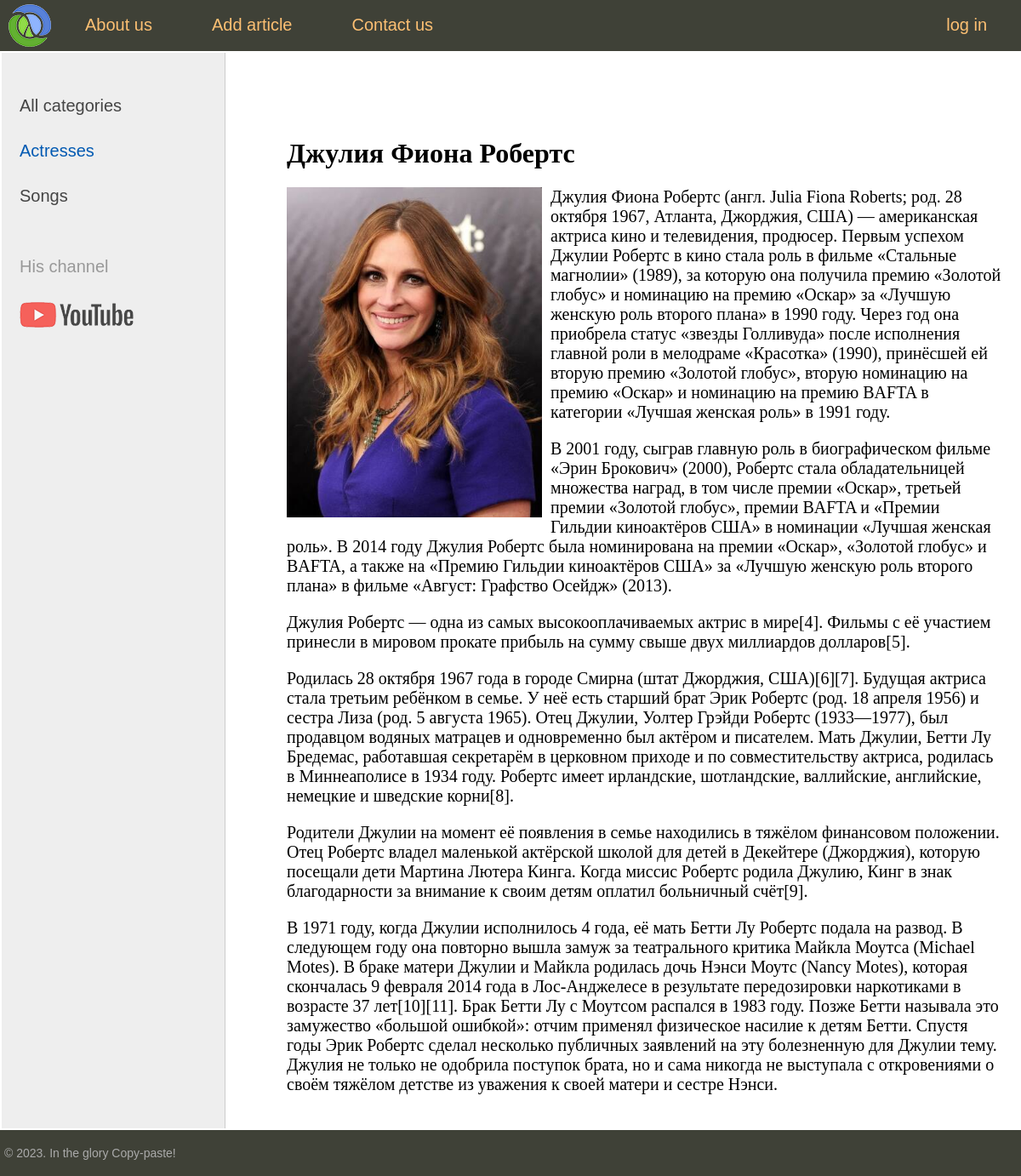
Screenshot of /post/dzhuliya-fiona-roberts/ with the database file from the repository.
### women/models.py (models this page shows, shortened)
class Category(models.Model):
    name = models.CharField(max_length=100, db_index=True, verbose_name="category")
    slug = models.SlugField(max_length=100, unique=True, db_index=True, verbose_name="URL")
    def get_absolute_url(self):
        return reverse("category", kwargs={"cat_slug": self.slug})
    class Meta:
        verbose_name = "Category"
        verbose_name_plural = "Categories"
        ordering = ["id"]

class Women(models.Model):
    title = models.CharField(max_length=255)
    content = models.TextField(blank=True)
    slug = models.SlugField(max_length=100, unique=True, db_index=True, verbose_name="URL")
    photo = models.ImageField(upload_to="photo/%Y/%m/%d")
    time_create = models.DateTimeField(auto_now_add=True)
    time_update = models.DateTimeField(auto_now=True)
    is_published = models.BooleanField(default=True)
    cat = models.ForeignKey("Category", on_delete=models.PROTECT, null=True)
    def __str__(self):
        return self.title
    class Meta:
        verbose_name = "Famous woman"
        verbose_name_plural = "Famous women"
        ordering = ["time_create", "title"]

### women/views.py (the view)
# urls.py: path('post/<slug:post_slug>/', ShowPost.as_view(), name='post'),
class ShowPost(DetailView):
    model = Women
    template_name = 'women/post.html'
    slug_url_kwarg = 'post_slug'
    context_object_name = 'post'
    def get_context_data(self, **kwargs):
        context = super().get_context_data(**kwargs)
        context['title'] = context['post']
        context['menu'] = menu
        context['cat_selected'] = context['post'].cat_id
        return context

### women/templatetags/women_tags.py (called while the page is built)
@register.inclusion_tag('women/list_categories.html')
def show_categories(sort=None, cat_selected=0):
    if not sort:
        cats = Category.objects.all()
    else:
        cats = Category.objects.order_by(sort)
    return {"cats": cats, "cat_selected": cat_selected}

### women/templates/women/post.html
{% extends "women/base.html" %}
{% block content %}
    <h1>{{ post.title }}</h1>
    {% if post.photo %}
        <p><img class="img-article-left" src="{{ post.photo.url }} "></p>
    {% endif %}
    {{ post.content|linebreaks }}
{% endblock %}

### women/templates/women/list_categories.html
{% for cat in cats %}
    {% if cat.pk == cat_selected %}
        <li class="selected">{{ cat.name }}</li>
    {% else %}
        <li><a href="{{ cat.get_absolute_url }}">{{ cat.name }}</a></li>
    {% endif %}
{% endfor %}

### women/static/women/css/styles.css (style rules this page uses)
html, body { font-family: 'Arial'; margin: 0; padding: 0; height: 100%; width: 100%; color: #444; }
a { color: #0059b2; text-decoration: none; }
img { max-width: 600px; height: auto; }
img.img-article-left { max-width: 300px; height: auto; float: left; padding: 0 10px 10px 0; }
.left-chapters ul li { margin: 30px 0 0 0; color: #999; }
.left-chapters ul li.selected { color: #0059b2; }
.left-chapters ul li a { color: #444; text-decoration: none; }
.content-text h1 { font-size: 32px; }

### rows the page displays
Category: name "Actresses"
Category: name "Songs"
Women: title "Джулия Фиона Робертс", photo (picture), content "Джулия Фиона Робертс (англ. Julia Fiona Roberts; род. 28 октября 1967, Атланта, Джорджия, США) — американская актриса кино и телевидения, продюсер. Первым успехом Джулии Робертс в кино стала роль в фильме «Стальные магнолии» (1989), за которую она получила премию «Золотой глобус» и номинацию на премию «Оскар» за «Лучшую женскую роль второго плана» в 1990 году. Через год она приобрела статус «звезды Голливуда» после исполнения главной роли в мелодраме «Красотка» (1990), принёсшей ей вторую премию «Золотой глобус», вторую номинацию на премию «Оскар» и номинацию на премию BAFTA в категории «Лучшая женская роль» в 1991 году. В 2001 году, сыграв главную роль в биографическом фильме «Эрин…"

### other values shown
{{ m.title }} "About us" "Add article" "Contact us"
{{ m.title }} "log in"
